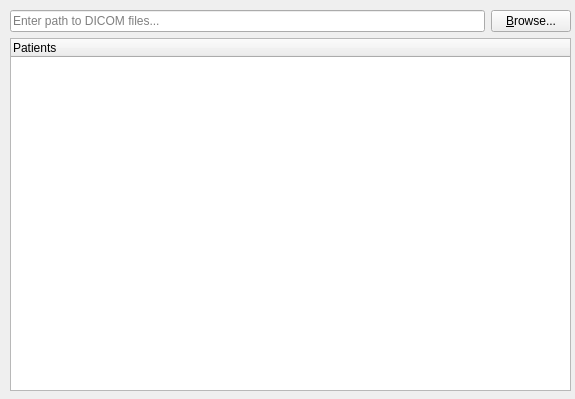
<?xml version="1.0" encoding="UTF-8"?>
<ui version="4.0">
 <class>PatientExplorerWidget</class>
 <widget class="QWidget" name="PatientExplorerWidget">
  <property name="geometry">
   <rect>
    <x>0</x>
    <y>0</y>
    <width>575</width>
    <height>399</height>
   </rect>
  </property>
  <property name="windowTitle">
   <string>Patient explorer</string>
  </property>
  <widget class="QWidget" name="gridLayoutWidget">
   <property name="geometry">
    <rect>
     <x>10</x>
     <y>10</y>
     <width>561</width>
     <height>381</height>
    </rect>
   </property>
   <layout class="QGridLayout" name="gridLayout">
    <item row="0" column="0">
     <layout class="QHBoxLayout" name="horizontalLayout">
      <item>
       <widget class="QLineEdit" name="editPath">
        <property name="toolTip">
         <string/>
        </property>
        <property name="statusTip">
         <string/>
        </property>
        <property name="placeholderText">
         <string>Enter path to DICOM files...</string>
        </property>
       </widget>
      </item>
     </layout>
    </item>
    <item row="0" column="1">
     <widget class="QPushButton" name="btnBrowse">
      <property name="text">
       <string>&amp;Browse...</string>
      </property>
     </widget>
    </item>
    <item row="1" column="0" colspan="2">
     <widget class="QTreeWidget" name="treePatients">
      <column>
       <property name="text">
        <string>Patients</string>
       </property>
      </column>
     </widget>
    </item>
   </layout>
  </widget>
 </widget>
 <resources/>
 <connections/>
</ui>
